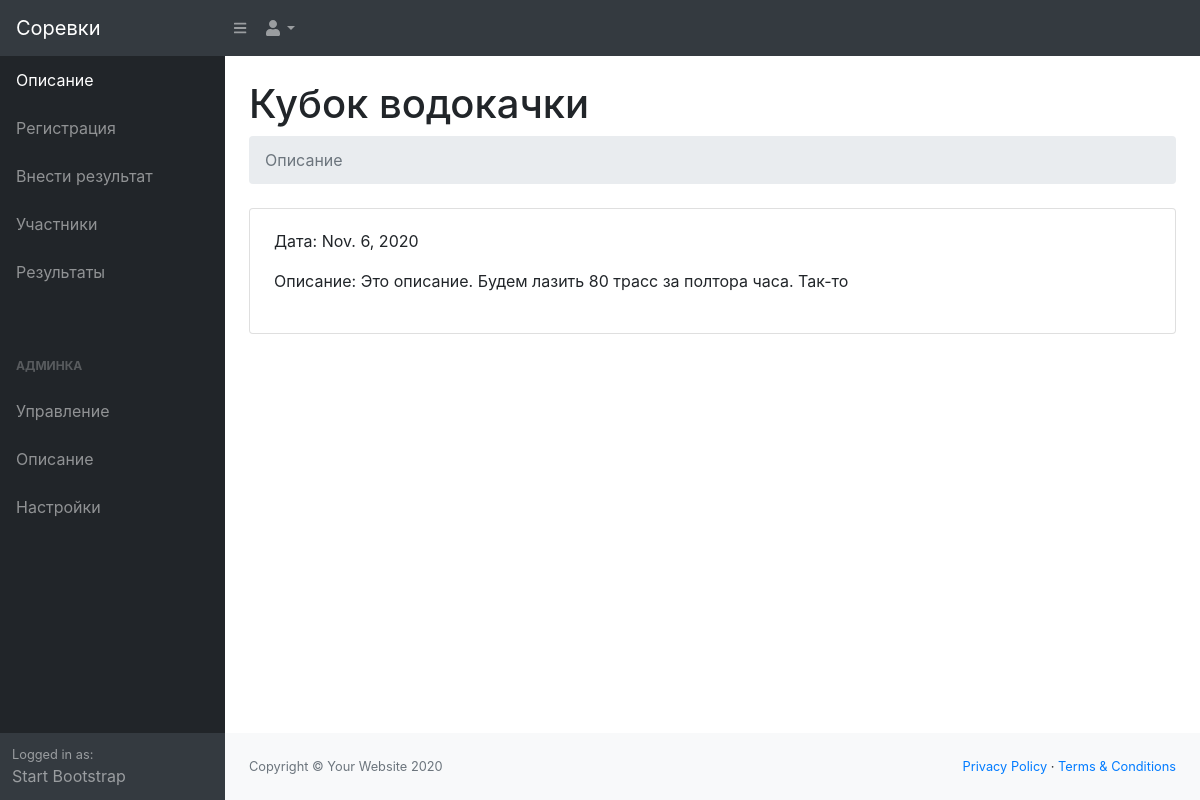
The page /e/1/ on the database its author committed.
### events/models.py (models this page shows)
class Event(models.Model):
    title = models.CharField(max_length=128)
    date = models.DateField(null=True)
    poster = models.ImageField(upload_to=settings.MEDIA_POSTERS_DIR, blank=True)
    description = models.TextField(null=True)
    routes_num = models.IntegerField(null=True)
    is_published = models.BooleanField(default=False)
    is_registration_open = models.BooleanField(default=False)
    is_results_allowed = models.BooleanField(default=False)
    is_enter_result_allowed = models.BooleanField(default=False)
    SCORE_SIMPLE_SUM = 'SUM'
    SCORE_PROPORTIONAL = 'PROP'
    SCORE_TYPE = [
        (SCORE_SIMPLE_SUM, 'Сумма баллов'),
        (SCORE_PROPORTIONAL, 'От кол-ва пролазов'),
    ]
    score_type = models.CharField(max_length=4, choices=SCORE_TYPE, default=SCORE_SIMPLE_SUM)
    flash_points = models.IntegerField(default=100)
    redpoint_points = models.IntegerField(default=80)

### events/views.py (the view)
# urls.py: path('e/<int:event_id>/', views.EventView.as_view(), name='event'),
class EventView(views.View):
    @staticmethod
    def get(request, event_id):
        event = Event.objects.get(id=event_id)
        return render(
            request=request,
            template_name='events/event.html',
            context={
                'event': event,
            }
        )

### events/templates/events/event.html
{% extends 'events/event-base.html' %}
{% block title %}
Описание
{% endblock %}
{% block content %}
    <p>Дата: {{ event.date }}</p>
    <p>Описание: {{ event.description }}</p>
{% endblock %}

### events/templates/events/event-base.html
{% extends 'events/test/base.html' %}
{% block container %}
<h1 class="mt-4">{{ event.title }}</h1>
<ol class="breadcrumb mb-4">
  <li class="breadcrumb-item active">
    {% block title %} {% endblock %}
  </li>
</ol>
<div class="card card-body px-4 pb-4">
  <section class="tab-pane fade show active">
    {% block content %} {% endblock %}
  </section>
</div>
{% endblock %}

### rows shown on the page
Event: title "Кубок водокачки", date "Nov. 6, 2020", description "Это описание. Будем лазить 80 трасс за полтора часа. Так-то"
